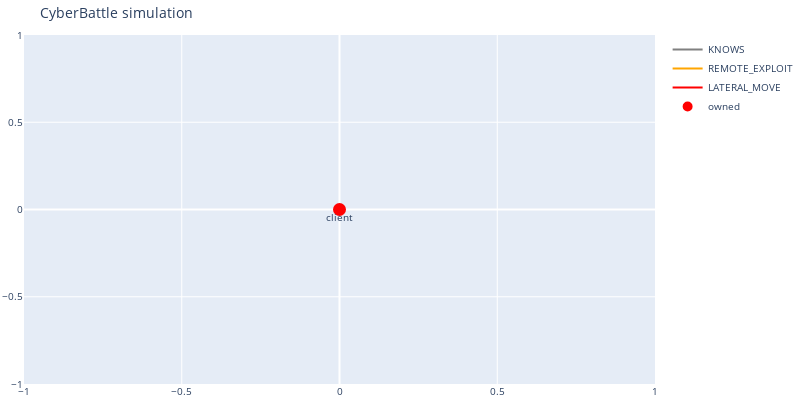

Here is the notebook cell this chart was saved with:
### Markdown cell above
### Solution to the CTF

This is the list of actions taken to capture 7 of the 8 flags from the CTF game.

| Source      | Action | Result |
|------------ | ------ | ------ |
| WEBSITE     | page content has a link to github       | Discover Github project |
| GITHUB      | navigate github history                 | **FLAG** Some secure access token (SAS) leaked in a reverted git commit (`CredScan`) |
| AZURESTORAGE| access blob using SAS token             | |
| WEBSITE     | view source HTML                        | Find URL to hidden .txt file on the website, extract directory path from it |
|             | navigate to parent URL and find 3 files | **FLAG** Discover browseable web directory |
|             | - readme.txt file                       | Discover secret data (the flag) | 
|             | - getting-started.txt                   | Discover MYSQL credentials | 
|             | - deprecation-checklist.txt             | Discover URL to external sharepoint website | 
| SHAREPOINT  | Navigate to sharepoint site             | **FLAG** Finding AD Service Principal Credentials on Sharepoint | 
| CLIENT-AZURE| `az resource` with creds from sharepoint| Obtain secrets hidden in azure managed resources |
|             |                                         | Get AzureVM info, including public IP address |
| CLIENT      | `ssh IP`                                | Failed attempt: internet incoming traffic blocked on the VM by NSG |
| CLIENT      | SSH into WEBSITE with  mysql creds      | **FLAG** Shared credentials with database user|
|             |                                         |**FLAG** Login using insecure SSH user/password|
| WEBSITE/SSH | `history`                               |**FLAG**  Stealing credentials for the monitoring user|
|             | `sudo -u monitor`                        | Failed! monitor not sudoable. message about being reported!
| CLIENT      | SSH into WEBSITE with 'monitor creds     | Failed! password authentication disabled! looking for private key|
| CLIENT      | SSH into WEBSITE as 'web'               | |
|             | `su -u monitor` using password           |**FLAG**  User escalation by stealing credentials from bash history|
|             | `cat ~/azurecreds.txt`                  | Get user credentials to Azure
| CLIENT      | `az resource` with monitor's creds       | Steal more secrets

### Code cell
c2 = commandcontrol.CommandControl(env)
dbg = commandcontrol.EnvironmentDebugging(c2)

# 1 - Start from client
dbg.plot_discovered_network()

### Figure 1 — Plotly figure (JSON) as saved in the notebook; plotly's stock layout.template omitted (floating-point values rounded to 4 significant figures)
{"data": [{"line": {"color": "gray"}, "mode": "lines", "name": "KNOWS", "type": "scatter", "x": [0], "y": [0]}, {"line": {"color": "orange"}, "mode": "lines", "name": "REMOTE_EXPLOIT", "type": "scatter", "x": [0], "y": [0]}, {"line": {"color": "red"}, "mode": "lines", "name": "LATERAL_MOVE", "type": "scatter", "x": [0], "y": [0]}, {"hoverinfo": "text", "marker": {"color": "#D32F2E", "line": {"color": "rgb(255,0,0)", "width": 8}, "size": 5, "symbol": "circle-dot"}, "mode": "markers+text", "name": "owned", "text": ["client"], "textposition": "bottom center", "type": "scatter", "x": [0], "y": [0]}, {"hoverinfo": "text", "marker": {"color": "#0e9d00", "line": {"color": "rgb(0,255,0)", "width": 8}, "size": 5, "symbol": "circle-dot"}, "mode": "markers+text", "name": "discovered", "text": [], "textposition": "bottom center", "type": "scatter", "x": [], "y": []}], "layout": {"autosize": false, "font": {"size": 10}, "height": 400, "hovermode": "closest", "margin": {"b": 15, "l": 2, "r": 2, "t": 35}, "showlegend": true, "title": {"text": "CyberBattle simulation"}, "width": 800}}
